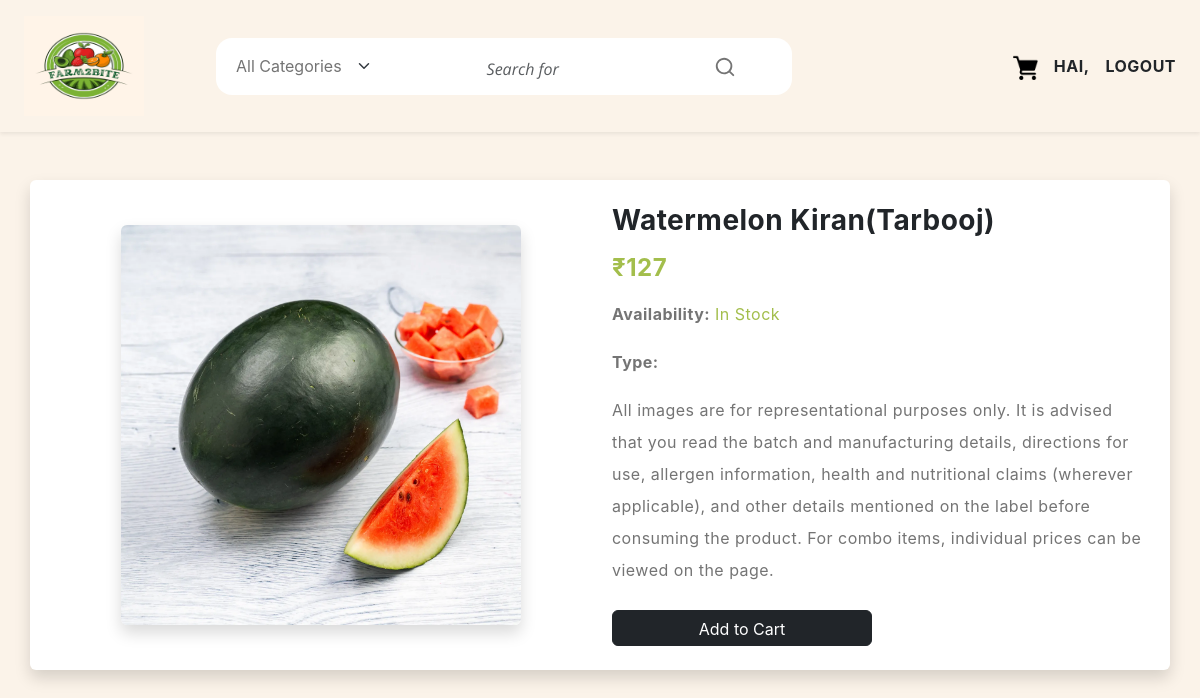
/product/fruits/watermelon-kirantarbooj/ (signed in), run on the app's committed database.
### shop/models.py (models this page shows, shortened)
class Product(models.Model):
    name=models.CharField(max_length=250,unique=True)
    slug=models.SlugField(max_length=250,unique=True)
    image=models.ImageField(upload_to='products')
    description=models.TextField()
    stock=models.IntegerField()
    availability=models.BooleanField(default=True)
    offer=models.BooleanField(default=False)
    price=models.IntegerField()
    Category=models.ForeignKey(Category_list,on_delete=models.CASCADE)
    quantity=models.CharField(max_length=150,default=1)
    offer_price=models.IntegerField(default=10)
    actual_price=models.IntegerField(default=0)

### shop/views.py (the view)
# urls.py: path('product/<slug:c_slug>/<slug:product_slug>/',views.product_detail,name='details'),
@login_required
def product_detail(request, c_slug, product_slug):
    pro = get_object_or_404(Product, Category__slug=c_slug, slug=product_slug)
    return render(request, 'product_details.html', {'pro': pro})

### templates/product_details.html (shortened to what this page needs)
{% extends 'base.html' %}
{% load static %}
{% block content %}
<div class="container my-5 bg-white p-4 rounded shadow">
  <div class="row g-4 align-items-center">
    <div class="col-md-6 text-center">
      <img src="{{ pro.image.url }}" alt="{{ pro.name }}" class="img-fluid rounded shadow" style="max-height: 400px;">
    </div>
    <div class="col-md-6">
      <h3 class="mb-3">{{ pro.name }}</h3>
      <h4 class="text-success mb-3">₹{{ pro.price }}</h4>
      <p><strong>Availability:</strong>
        {% if pro.availability %}
          <span class="text-success">In Stock</span>
        {% else %}
          <span class="text-danger">Out of Stock</span>
        {% endif %}
      </p>
      <p><strong>Type:</strong> {{ pro.category.name }}</p>
      <p class="mt-3">{{ pro.description }}</p>
      <div class="d-flex flex-wrap gap-2 mt-4">
        <a href="{% url 'addcart' pro.id %}" ><button class="btn btn-dark">Add to Cart</button></a>
      </div>
    </div>
  </div>
</div>
<link href="https://cdn.jsdelivr.net/npm/bootstrap-icons@1.10.5/font/bootstrap-icons.css" rel="stylesheet">
{% endblock %}

### static/css/style.css (style rules this page uses)
body { background-color: rgb(251, 243, 233); --heading-font : "Inter", sans-serif; --bs-link-color: #333; --bs-link-hover-color:#333; --bs-link-color-rgb: 40,40,40; --bs-link-hover-color-rgb: 0,0,0; --bs-light-rgb: 248, 248, 248; --bs-font-sans-serif: "Inter", sans-serif; --bs-body-font-family: var(--bs-font-sans-serif); --bs-body-font-size: 1rem; --bs-body-font-weight: 400; --bs-body-line-height: 2; --bs-body-color: #747474; --bs-primary: #6BB252; --bs-primary-rgb: 107, 178, 82; --bs-secondary: #364127; --bs-secondary-rgb: 54, 65, 39; --bs-danger: #F95F09; --bs-danger-rgb: 249, 95, 9; --bs-success: #a3be4c; --bs-success-rgb: 163, 190, 76; --bs-primary-bg-subtle: #FFF9EB; --bs-success-bg-subtle: #eef5e5; --bs-border-color: #F7F7F7; }
body { letter-spacing: 0.03em; }
h1,h2,h3,h4,h5,h6 { font-family: var(--heading-font); color: var(--bs-dark); font-weight: 700; }
.container, .container-fluid, .container-lg, .container-md, .container-sm, .container-xl, .container-xxl { --bs-gutter-x: 3rem; }
input, button { border: none; outline: none; background: none; font-family: 'Open Sans', Helvetica, Arial, sans-serif; }
button { display: block; margin: 0 auto; width: 260px; height: 36px; border-radius: 30px; color: #fff; font-size: 15px; cursor: pointer; }

### data on the page
Product: image (picture), name "Watermelon Kiran(Tarbooj)", price "127", description "All images are for representational purposes only. It is advised that you read the batch and manufacturing details, directions for use, allergen information, health and nutritional claims (wherever applicable), and other details mentioned on the label before consuming the product. For combo items, individual prices can be viewed on the page."
